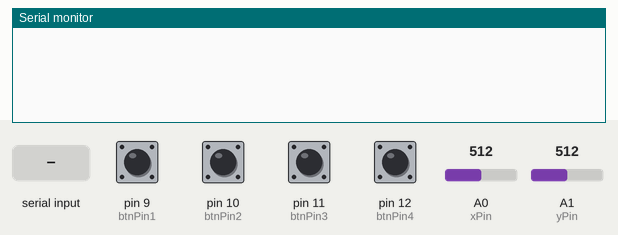
Simulated run of this sketch. Board: Arduino Uno, built with avr-gcc and run on an emulated ATmega328P. Parts: the last lines printed to the serial monitor. The test bench sets the inputs (shaded band); at power-on: pin 9 (btnPin1), pin 10 (btnPin2), pin 11 (btnPin3), pin 12 (btnPin4) LOW, A0 (xPin) = 512, A1 (yPin) = 512.

Above: at 1.2 s.
1.3 s: "start" received over Serial
At 2.0 s:
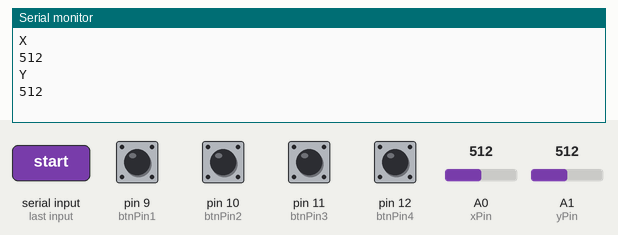
2.8 s: pin 9 (btnPin1) pulled HIGH for 0.15 s
At 3.5 s:
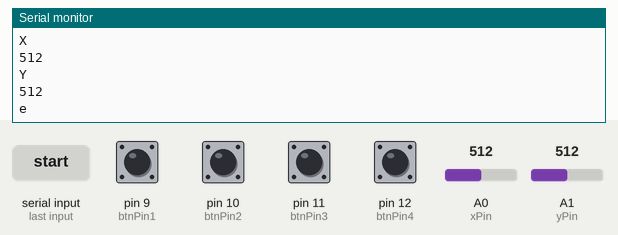
4.4 s: pin 10 (btnPin2) pulled HIGH for 0.15 s
At 5.6 s:
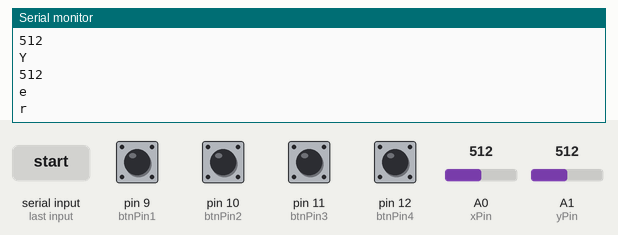
6.0 s: pin 11 (btnPin3) pulled HIGH for 0.15 s
At 7.1 s:
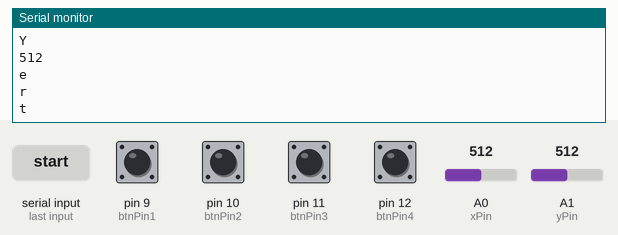
7.6 s: pin 12 (btnPin4) pulled HIGH for 0.15 s
At 8.3 s:
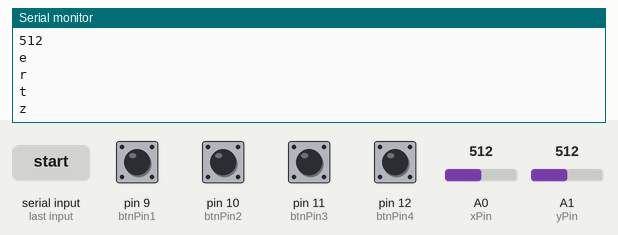
9.2 s: A0 (xPin) set to 716
At 10.0 s:
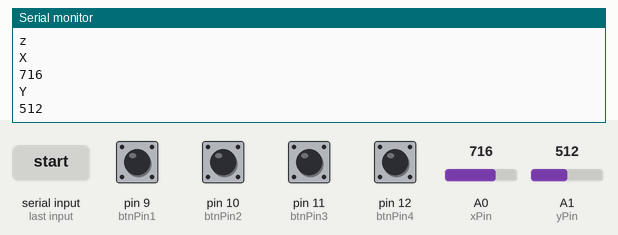

Measured:
- after the input at 1.3 s, the serial monitor: prints a new line at once (image 1)
- after the input at 2.8 s, the serial monitor: prints a new line at once (image 2)
- after the input at 4.4 s, the serial monitor: prints a new line at once (image 3)
- after the input at 6.0 s, the serial monitor: prints a new line at once (image 4)
- after the input at 7.6 s, the serial monitor: prints a new line at once (image 5)
- after the input at 9.2 s, the serial monitor: prints a new line at once (image 6)

The sketch:

sketch_gamepad.ino
```cpp
#define xPin A0
#define yPin A1
#define swPin 8

#define btnPin1 9
#define btnPin2 10
#define btnPin3 11
#define btnPin4 12

int trenutniX = 0;
int trenutniY = 0;
boolean btn1 = false, btn2 = false, btn3 = false, btn4 = false;
String ulaz = "";

void setup()
{
   pinMode(swPin, INPUT);
   digitalWrite(swPin, HIGH);

   pinMode (btnPin1, INPUT);
   pinMode (btnPin2, INPUT);
   pinMode (btnPin3, INPUT);
   pinMode (btnPin4, INPUT);

   Serial.begin(9600);
}

void loop()
{
  if(Serial.available()>0)
  {
    ulaz = "";
    while (Serial.available() > 0)
    {
      ulaz += char(Serial.read());
      delay(2);
    }
  }
  if (ulaz == "start")
  {
   if (trenutniX != analogRead(xPin) || trenutniY != analogRead(yPin))
   {
     trenutniX = analogRead(xPin);
     trenutniY = analogRead(yPin);
     Serial.println("X");
     Serial.println(trenutniX);
     Serial.println("Y");
     Serial.println(trenutniY);
   }
    //delay(100);
    if (digitalRead(btnPin1) == HIGH){
      if(btn1 == false)
      {
        Serial.println("e");
        btn1 = true;
      }}
    else btn1 = false;

    if (digitalRead(btnPin2) == HIGH){
      if(btn2 == false)
      {
        Serial.println("r");
        btn2 = true;
      }}
    else btn2 = false;

    if (digitalRead(btnPin3) == HIGH){
      if(btn3 == false)
      {
        Serial.println("t");
        btn3 = true;
      }}
    else btn3 = false;

    if (digitalRead(btnPin4) == HIGH){
      if(btn4 == false)
      {
        Serial.println("z");
        btn4 = true;
      }}
    else btn4 = false;
  }
}
```
